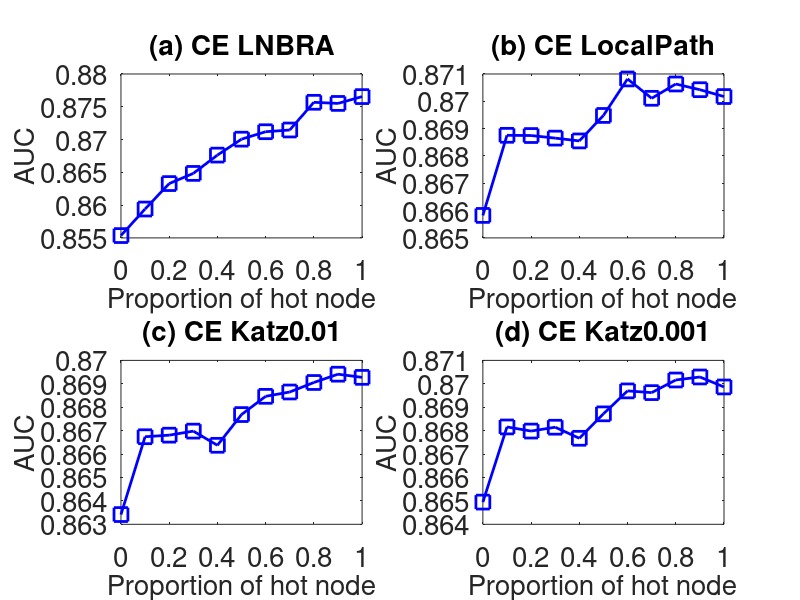

Write MATLAB code to recreate this figure.
subplot(2,2,1);
x=0:0.1:1;
y=[0.8553553	0.8594031	0.8632853	0.864836	0.8676281	0.8700595	0.8711927	0.8714575	0.8756822	0.8755094	0.8765506
];
plot(x,y,'-bs','LineWidth',2,'MarkerSize',10);
set(gca,'FontSize',20);
xlabel('Proportion of hot node','fontsize',20);
ylabel('AUC','fontsize',20);
title('(a) CE LNBRA','fontsize',20);

subplot(2,2,2);
x=0:0.1:1;
y=[0.8658231	0.8687552	0.8687471	0.8686524	0.8685498	0.8694823	0.8708182	0.87011	0.870633	0.8704244	0.870174
];
plot(x,y,'-bs','LineWidth',2,'MarkerSize',10);
set(gca,'FontSize',20);
xlabel('Proportion of hot node','fontsize',20);
ylabel('AUC','fontsize',20);
title('(b) CE LocalPath','fontsize',20);

subplot(2,2,3);
x=0:0.1:1;
y=[0.8634166	0.8667398	0.866807	0.8669794	0.8663742	0.8676868	0.8684654	0.8686502	0.869056	0.8694106	0.8692756
];
plot(x,y,'-bs','LineWidth',2,'MarkerSize',10);
set(gca,'FontSize',20);
xlabel('Proportion of hot node','fontsize',20);
ylabel('AUC','fontsize',20);
title('(c) CE Katz0.01','fontsize',20);


subplot(2,2,4);
x=0:0.1:1;
y=[0.8649484	0.8681578	0.8679818	0.8681462	0.8676738	0.8687172	0.8696972	0.8696236	0.870163	0.8702914	0.8698652
];
plot(x,y,'-bs','LineWidth',2,'MarkerSize',10);
set(gca,'FontSize',20);
xlabel('Proportion of hot node','fontsize',20);
ylabel('AUC','fontsize',20);
title('(d) CE Katz0.001','fontsize',20);